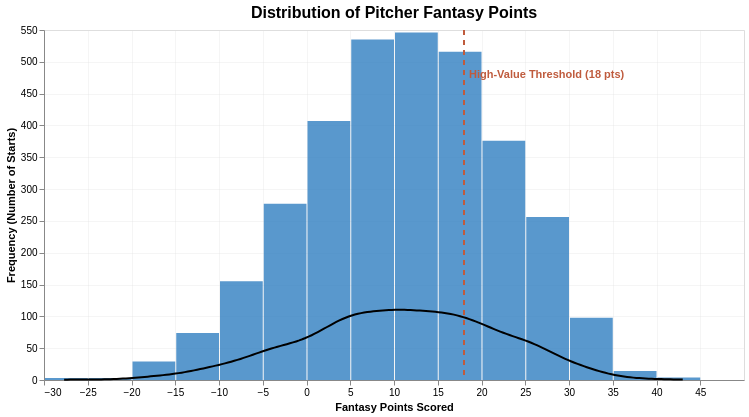

Notebook cell for this chart:
### Code cell
# Histogram 
hist = alt.Chart(df).mark_bar(color='#307fc1', opacity=0.8).encode(
    x=alt.X('fantasy_points:Q', bin=alt.Bin(maxbins=30), title='Fantasy Points Scored'),
    y=alt.Y('count():Q', title='Frequency (Number of Starts)')
)

# KDE (Density) Line
kde = alt.Chart(df).transform_density(
    'fantasy_points',
    as_=['fantasy_points', 'density'],
    counts=True 
).mark_line(color='black', strokeWidth=2).encode(
    x='fantasy_points:Q',
    y='density:Q'
)

# Threshold Line
threshold_df = pd.DataFrame({'threshold': [18]})
rule = alt.Chart(threshold_df).mark_rule(
    color='#bf5b3d', 
    strokeDash=[5, 5], 
    strokeWidth=2
).encode(
    x='threshold:Q'
)

label = alt.Chart(threshold_df).mark_text(
    align='left', dx=5, dy=-130, color='#bf5b3d', fontWeight='bold', text='High-Value Threshold (18 pts)'
).encode(
    x='threshold:Q'
)

final_chart = (hist + kde + rule + label).properties(
    width=700,
    height=350,
    title=alt.TitleParams(text='Distribution of Pitcher Fantasy Points', fontSize=16, fontWeight='bold')
).configure_axis(
    grid=True,
    gridOpacity=0.3
)

final_chart

### Figure 1 — Vega-Lite specification as saved in the notebook (floating-point values rounded to 4 significant figures; data arrays with more than 128 entries replaced by an {"elided": "..."} marker saying what was removed)
{"config": {"view": {"continuousWidth": 300, "continuousHeight": 300}, "axis": {"grid": true, "gridOpacity": 0.3}}, "layer": [{"mark": {"type": "bar", "color": "#307fc1", "opacity": 0.8}, "encoding": {"x": {"bin": {"maxbins": 30}, "field": "fantasy_points", "title": "Fantasy Points Scored", "type": "quantitative"}, "y": {"aggregate": "count", "title": "Frequency (Number of Starts)", "type": "quantitative"}}}, {"mark": {"type": "line", "color": "black", "strokeWidth": 2}, "encoding": {"x": {"field": "fantasy_points", "type": "quantitative"}, "y": {"field": "density", "type": "quantitative"}}, "transform": [{"density": "fantasy_points", "counts": true, "as": ["fantasy_points", "density"]}]}, {"data": {"name": "data-312fb641656ce2021ec0e9d4781942ec"}, "mark": {"type": "rule", "color": "#bf5b3d", "strokeDash": [5, 5], "strokeWidth": 2}, "encoding": {"x": {"field": "threshold", "type": "quantitative"}}}, {"data": {"name": "data-312fb641656ce2021ec0e9d4781942ec"}, "mark": {"type": "text", "align": "left", "color": "#bf5b3d", "dx": 5, "dy": -130, "fontWeight": "bold", "text": "High-Value Threshold (18 pts)"}, "encoding": {"x": {"field": "threshold", "type": "quantitative"}}}], "data": {"name": "data-bbef8769a410f545e3fea946df67124f"}, "height": 350, "title": {"text": "Distribution of Pitcher Fantasy Points", "fontSize": 16, "fontWeight": "bold"}, "width": 700, "$schema": "https://vega.github.io/schema/vega-lite/v5.20.1.json", "datasets": {"data-bbef8769a410f545e3fea946df67124f": {"elided": "3293 records"}, "data-312fb641656ce2021ec0e9d4781942ec": [{"threshold": 18}]}}
